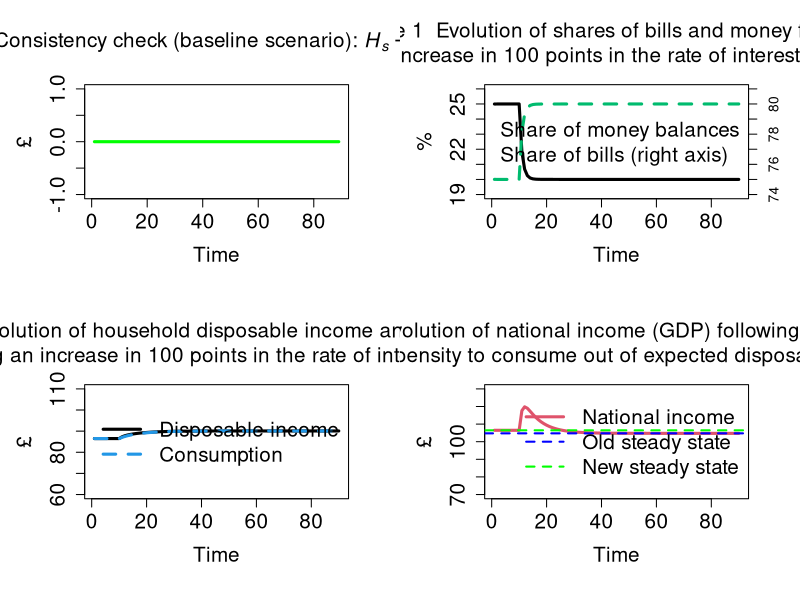

Reproduce this figure in R.
# Model PC for R: main code
# from Wynne Godley and Marc Lavoie
# Monetary Economics
# Chapter 4 

# Version: 30 May 2019; revised: 6 November 2023
# setwd(getSrcDirectory(function(){})[1])
library(deSolve)


################################################################################
{
#STEP 1: PREPARE THE WORK-SPACE

#Clear environment
rm(list=ls(all=TRUE))

#Clear plots
# if(!is.null(dev.list())) dev.off()

#Clear console
# cat("\014")

#Number of periods
nPeriods = 90

#Number of scenarios
nScenarios=3 
}
################################################################################
{
#STEP 2: SET THE COEFFICIENTS (EXOGENOUS VARIABLES AND PARAMETERS)
alpha1=0.6 #Propensity to consume out of income
alpha2=0.4 #Propensity to consume out of wealth
lambda0 = 0.635 #Autonomous share of bills
lambda1 = 5 #Elasticity of bills demand to interest rate
lambda2 = 0.01 #Elasticity of bills demand to yd/v
theta=0.2 #Tax rate on income
r_bar=0.025 #Interest rate as policy instrument

# constants
r=r_bar #Interest rate on government bills
dot_r = 0
prev_r = r - dot_r
g=20; dot_g = 0 #Government expenditure

# end values
cons=64.87+21.62 #Consumption
# h_h=21.62 #Cash money held by households
# h_s=21.62 #Cash money supplied by central bank
# y=0 #Income = GDP
}
################################################################################
{
#STEP 3: CREATE VARIABLES AND ATTRIBUTE INITIAL VALUES
  b_cb=21.62 #Government bills held by Central Bank
  b_h=64.87 #Government bills held by households
  b_s=21.62+64.87 #Government bills supplied by government
  # tax=0 #Taxes
  v=64.87+21.62 #Households wealth
  yd=64.87+21.62 #Disposable income of households
}
################################################################################

#STEP 4: RUN THE MODEL

#STEP 4.A: DEFINE THE LOOPS

#Choose scenario

x = c(b_cb,b_h,b_s,cons,v,yd)


pc_model_ode = function(t,x,p){
  
  b_cb = x[1]
  b_h = x[2]
  b_s = x[3]
  cons = x[4]
  v = x[5]
  yd = x[6]
  
  
  # SIR
  
  Susc = x[7];
  I = x[8];
  beta = 1/2;
  recovery = 1/5;
  
  
  j = p$j
  integrate = p$integrate
  
  
  #Shock 1: higher interest rate
  if (t>=10 && j==2){r=0.035}
  
  #Shock 2: higher propensity to consume out of income
  if (t>=10 && j==3){alpha1=0.7}
  
  
  if (integrate==1){
    props = prop_to_consume(I,alpha1,alpha2,beta)
    alpha1 = props$alpha_1
    alpha2 = props$alpha_2
    beta = props$beta
  }
  
  Sdot = - beta*Susc*I/100000;
  Idot = - Sdot - recovery*I;
  
  #STEP 4.C: DEFINE THE SYSTEM OF EQUATIONS 
  
  #Tax payments - eq. 4.3
  # t[j,i+1] = theta*(y[j,i+1] + r*b_h)
  # t[j,i+1] = theta*(yd[j,i+1] + t[j,i+1])
  # t = theta*(yd + t)
  tax = yd*theta/(1-theta)
  
  #Disposable income - eq. 4.2
  # yd[j,i+1] = y[j,i+1] - t[j,i+1] + r*b_h
  dot_yd = (alpha2*v + g + r*b_h)/(1 + theta/(1-theta) - alpha1) - yd
  
  #Determination of output - eq. 4.1
  y = cons + g
  # y[j,i+1] = alpha1*yd[j,i+1] + alpha2*v + g
  # dot_y = alpha1*(yd + dot_yd) + alpha2*v + g + dot_g - y
  
  #Wealth accumulation - eq. 4.4
  # dot_v = yd[j,i+1] - cons[j,i+1]
  dot_v = (yd + dot_yd)*(1 - alpha1) - alpha2*v
  
  #Consumption function - eq. 4.5
  dot_cons = alpha1*(yd + dot_yd) + alpha2*v - cons
  
  #Demand for government bills - eq. 4.7
  dot_b_h = (v + dot_v)*(lambda0 + lambda1*r) - lambda2*(yd + dot_yd) - b_h
  
  #Supply of government bills - eq. 4.8
  # dot_b_s = g[j,i+1] + r*b_s - t[j,i+1] - r*b_cb
  dot_b_s = g + dot_g - (yd + dot_yd)*theta/(1-theta) + r*b_h
  
  #Government bills held by the central bank - eq. 4.10
  dot_b_cb = dot_b_s - dot_b_h
  
  dot = c(dot_b_cb, #Government bills held by Central Bank
          dot_b_h, #Government bills held by households
          dot_b_s, #Government bills supplied by government
          dot_cons, #Consumption
          # dot_g, #Government expenditure
          # dot_h_h, #Cash money held by households
          # dot_h_s, #Cash money supplied by central bank
          # dot_r, #Interest rate on government bills
          # dot_tax, #Taxes
          dot_v, #Households wealth
          # dot_y, #Income = GDP
          dot_yd, #Disposable income of households
          Sdot,
          Idot
  )
  
  
  x = x+dot
  list(dot)
  
}

prop_to_consume = function(I,alpha_1,alpha_2,beta){
  
  baseline = .5
  logistic = 1/(1+exp(-(10000-I)/1000));
  
  prop_t_consume = baseline + (1-baseline) * logistic;
  
  alpha_1 = prop_t_consume * alpha_1;
  alpha_2 = prop_t_consume * alpha_2;
  beta = prop_t_consume^2 * beta;
  print(c(alpha_1,alpha_2))
  
  list(alpha_1=alpha_1,alpha_2=alpha_2,beta=beta)
  
}

y0 = c(100000-1, 1) 

nScenarios = 3

b_cb=matrix(data=21.62,nrow=nScenarios,ncol=nPeriods) #Government bills held by Central Bank
b_h=matrix(data=64.87,nrow=nScenarios,ncol=nPeriods) #Government bills held by households
b_s=b_cb+b_h #Government bills supplied by government
cons=b_s #Consumption 
# g=matrix(data=20,nrow=nScenarios,ncol=nPeriods) #Government expenditure
h_h=b_cb #Cash money held by households
h_s=b_cb #Cash money supplied by central bank
# r=matrix(data=r_bar,nrow=nScenarios,ncol=nPeriods) #Interest rate on government bills
t=b_cb #Taxes
v=b_s #Households wealth
y=cons+g #Income = GDP
yd=b_s #Disposable income of households


for(j in 1:nScenarios){
  odeout = ode(y=c(x,y0), times=c(1:90), func=pc_model_ode,list(j=j,integrate=0));
  
  b_cb[j,] = odeout[,2]
  b_h[j,] = odeout[,3]
  b_s[j,] = odeout[,4]
  cons[j,] = odeout[,5]
  v[j,] = odeout[,6]
  yd[j,] = odeout[,7]
  
  #Supply of cash - eq. 4.9
  h_s[j,] = b_cb[j,]
  #Cash money - eq. 4.6
  h_h[j,] = v[j,] - b_h[j,]
  
  y[j,] = cons[j,] + g
}
#Interest rate as policy instrument - eq. 4.11
# r = r_bar

################################################################################

#STEP 5: CONSISTENCY CHECK (REDUNDANT EQUATION)

#Create consistency statement 
aerror=0
error=0
for (i in 2:(nPeriods-1)){error = error + (h_s[i]-h_h[i])^2}
aerror = error/nPeriods
if ( aerror<0.01 ){cat(" *********************************** \n Good news! The model is watertight! \n", "Average error =", aerror, "< 0.01 \n", "Cumulative error =", error, "\n ***********************************\n")} else{
  if ( aerror<1 && aerror<1 ){cat(" *********************************** \n Minor issues with model consistency \n", "Average error =", aerror, "> 0.01 \n", "Cumulative error =", error, "\n ***********************************\n")}
  else{cat(" ******************************************* \n Warning: the model is not fully consistent! \n", "Average error =", aerror, "> 1 \n", "Cumulative error =", error, "\n *******************************************\n")} }      

#Plot redundant equation
layout(matrix(c(1,2,3,4), 2, 2, byrow = TRUE))
par(mar = c(5.1+1, 4.1+1, 4.1+1, 2.1+1))
plot(h_s[2:nPeriods]-h_h[2:nPeriods], type="l", col="green",lwd=3,lty=1,font.main=1,cex.main=1.5,
     main=expression("Consistency check (baseline scenario): " * italic(H[phantom("")]["s"]) - italic(H[phantom("")]["h"])),
     cex.axis=1.5,cex.lab=1.5,ylab = '£',
     xlab = 'Time',ylim = range(-1,1))

################################################################################

#STEP 6: CREATE AND DISPLAY GRAPHS

#Set layout
#layout(matrix(c(1,2,3,4), 2, 2, byrow = TRUE))
par(mar = c(5.1+1, 4.1+1, 4.1+1, 2.1+1))

#Figure 1
plot(100*h_h[2,]/v[2,],type="l", col=1, lwd=3, lty=1, font.main=1,cex.main=1.5,
     main="Figure 1  Evolution of shares of bills and money following \n an increase in 100 points in the rate of interest on bills",
     ylab = '%',xlab = 'Time',ylim = range(19,26),cex.axis=1.5,cex.lab=1.5)
par(new=T)
plot(100*b_h[2,]/v[2,],type="l",lwd=3,lty=2,col=rgb(0,187,110,max=255),axes=F, ylab=NA,
     xlab=NA,ylim=range(74,81))
axis(side = 4,cex.axis=1,cex.lab=1.5)
legend("right",c("Share of money balances","Share of bills (right axis)"),  bty = "n",
       cex=1.5, lty=c(1,2), lwd=c(3,3), col = c(1,rgb(0,187,110,max=255)), box.lty=0)

#Figure 2
plot(yd[2,],type="l", col=1, lwd=3, lty=1, font.main=1,cex.main=1.5,
     main="Figure 2  Evolution of household disposable income and consumption \n following an increase in 100 points in the rate of interest on bills",
     ylab = '£',xlab = 'Time',ylim = range(60,110),cex.axis=1.5,cex.lab=1.5)
lines(cons[2,],type="l",lwd=3,lty=2,col=4)
legend("right",c("Disposable income","Consumption"),  bty = "n",
       cex=1.5, lty=c(1,2), lwd=c(3,3), col = c(1,4), box.lty=0)

#Figure 3 - Note: different from 4.5 as expectations are not included
plot(y[3,],type="l", col=2, lwd=3, lty=1, font.main=1,cex.main=1.5,
     main="Figure 3  Evolution of national income (GDP) following an increase in \n the propensity to consume out of expected disposable income",
     ylab = '£',xlab = 'Time',ylim = range(70,130),cex.axis=1.5,cex.lab=1.5)
abline(h=y[3,2],col="green",lty=2,lwd=2)
abline(h=y[3,60],col="blue",lty=2,lwd=2)
legend("right",c("National income","Old steady state","New steady state"),  bty = "n",
       cex=1.5, lty=c(1,2,2), lwd=c(3,2,2), col = c(2,"blue","green"), box.lty=0)
